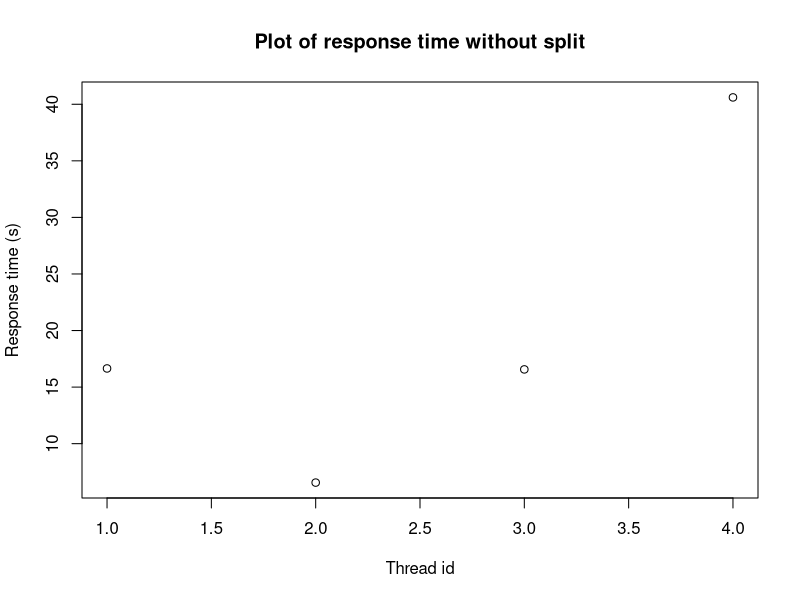
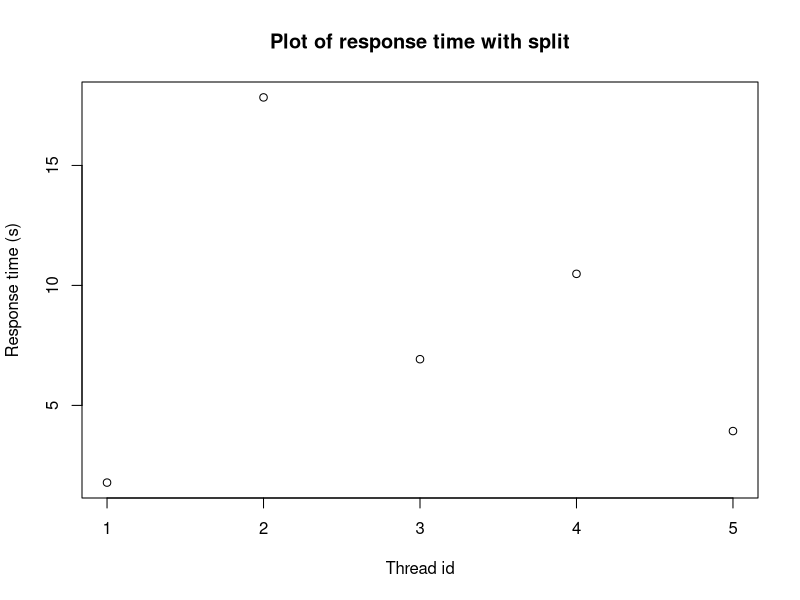
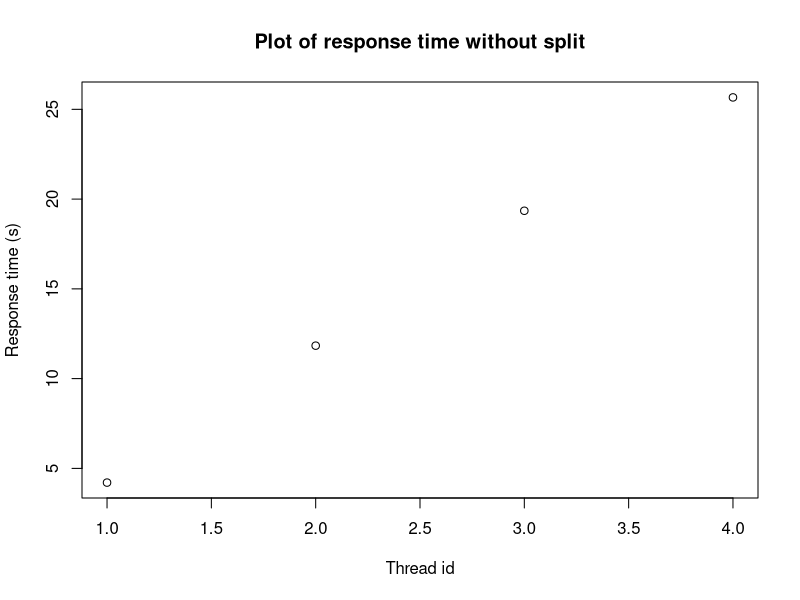
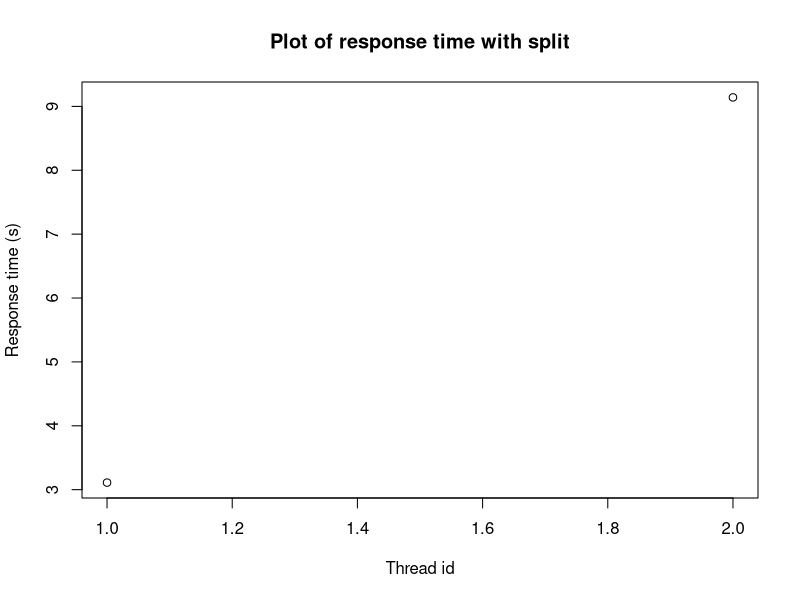
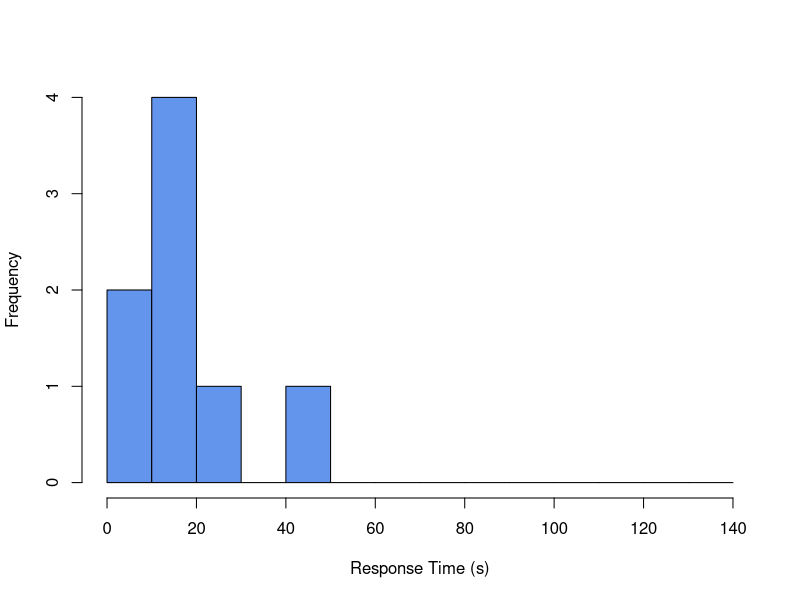
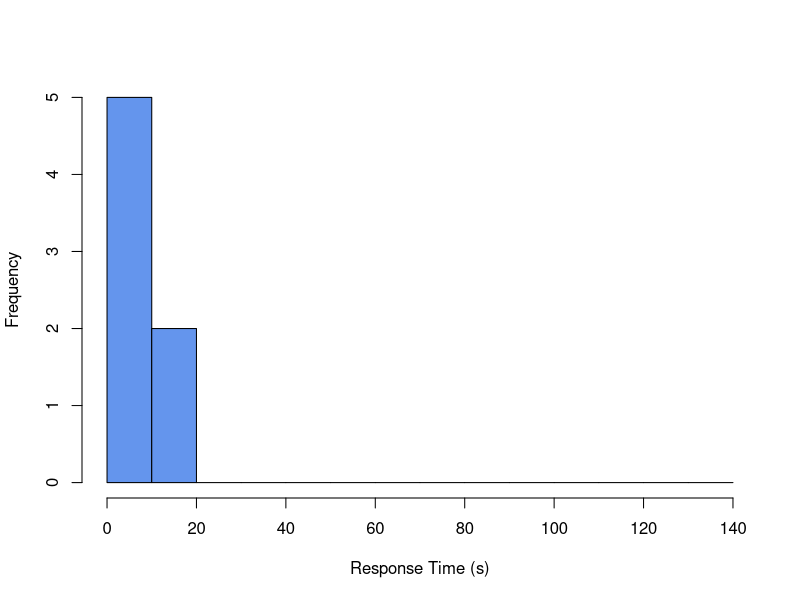
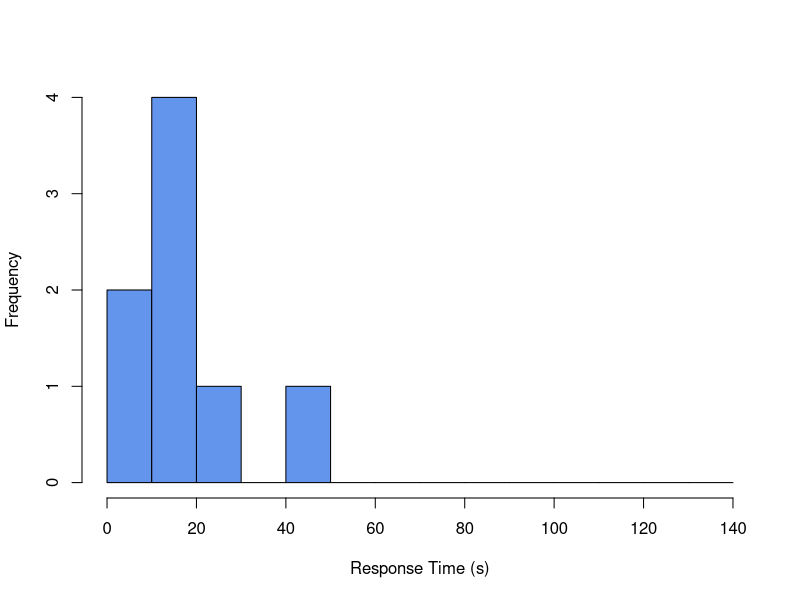
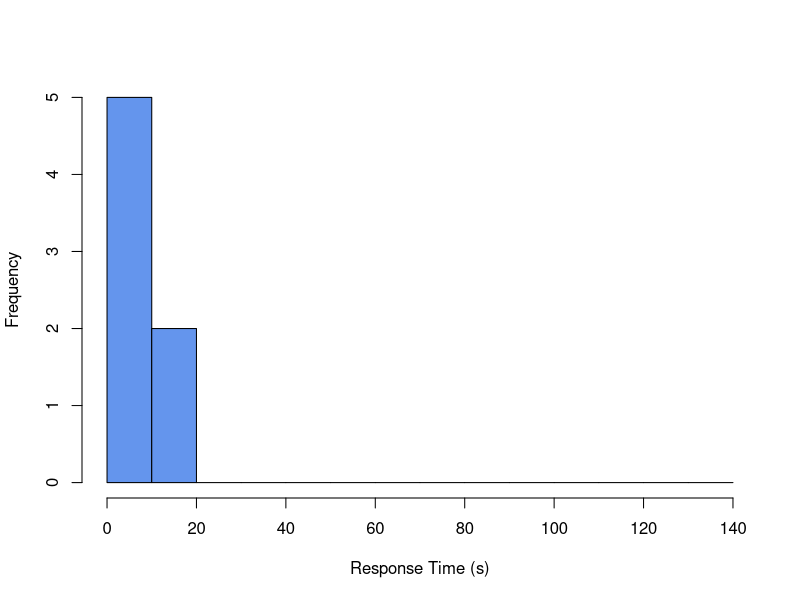

Recreate these plots in R, in order. (Note: this script raises an error after producing the figures.)
## ---- chunk 1
timestamp_no_split<-read.csv("csv/format_timestamp_no_split.csv",header = T)
timestamp_split<-read.csv("csv/format_timestamp_split.csv",header = T)
## ---- chunk 2
timestamp_no_split$reaction_time<-abs(timestamp_no_split$reaction_time)
timestamp_split$reaction_time<-abs(timestamp_split$reaction_time)
## ---- chunk 3
head(timestamp_no_split)
## ---- chunk 4
head(timestamp_split)
## ---- chunk 5
person_id<-c(seq(max(timestamp_no_split$user_id)))
for (person in person_id) {
  print("person_id")
  print(person)
  
  print("分割なし",quote=F)
  person_data_no_split<-subset(timestamp_no_split,user_id==person)
  print("返信数",quote=F)
  print(max(person_data_no_split$id))
  print("最小値　第一四分位　中央値　平均値　第三四分位　最大値（単位:s）",quote=F)
  print(summary(person_data_no_split$reaction_time))
  print("標準偏差",quote=F)
  print(sd(person_data_no_split$reaction_time))
  print(plot(person_data_no_split$reaction_time,ylab="Response time (s)",xlab="Thread id",main="Plot of response time without split"))
  
  print("person_id")
  print(person)
  print("分割あり",quote=F)
  person_data_split<-subset(timestamp_split,user_id==person)
  print("返信数",quote=F)
  print(max(person_data_split$id))
  print("最小値　第一四分位　中央値　平均値　第三四分位　最大値（単位:s）",quote=F)
  print(summary(person_data_split$reaction_time))
  print("標準偏差",quote=F)
  print(sd(person_data_split$reaction_time))
  print(plot(person_data_split$reaction_time,ylab="Response time (s)",xlab="Thread id",main="Plot of response time with split"))
}
## ---- chunk 6
hist(timestamp_no_split$reaction_time,xlab="Response Time (s)",col="CornFlowerBlue",main=NULL,breaks=seq(0,140,10))
png("timestamp_no_split_hist.png", width = 2000, height =1500, res = 400)
hist(timestamp_no_split$reaction_time,xlab="Response Time (s)",col="CornFlowerBlue",main=NULL,breaks=seq(0,140,10))
dev.off()
## ---- chunk 7
mean_c<-c()
person_id<-c(seq(max(timestamp_no_split$user_id)))
for(person in person_id){
  mean_c<-c(mean_c,mean(subset(timestamp_no_split,user_id==person)$reaction_time))
}
no_split_data<-data.frame("user_id"=seq(max(timestamp_no_split$user_id)),"reaction_time"=mean_c)
head(no_split_data)
## ---- chunk 8
no_split_n<-max(timestamp_no_split$user_id)
no_split_n
## ---- chunk 9
summary(no_split_data$reaction_time)
## ---- chunk 10
sd(no_split_data$reaction_time)
## ---- chunk 11
hist(timestamp_split$reaction_time,xlab="Response Time (s)",col="CornFlowerBlue",main = NULL,breaks=seq(0,140,10))
png("timestamp_split_hist.png", width = 2000, height =1500, res = 400)
hist(timestamp_split$reaction_time,xlab="Response Time (s)",col="CornFlowerBlue",main = NULL,breaks=seq(0,140,10))
dev.off()
## ---- chunk 12
mean_c<-c()
person_id<-c(seq(max(timestamp_no_split$user_id)))
for(person in person_id){
  mean_c<-c(mean_c,mean(subset(timestamp_split,user_id==person)$reaction_time))
}
split_data<-data.frame("user_id"=seq(max(timestamp_split$user_id)),"reaction_time"=mean_c)
head(split_data)
## ---- chunk 13
split_n<-max(timestamp_split$user_id)
split_n
## ---- chunk 14
summary(split_data$reaction_time)
## ---- chunk 15
sd(split_data$reaction_time)
## ---- chunk 16
compare_response_time_data<-data.frame("dependent"=c(rep("no split",max(no_split_data$user_id)),rep("split",max(split_data$user_id))),"response_time"=c(no_split_data$reaction_time,split_data$reaction_time))
head(compare_response_time_data)
tail(compare_response_time_data)
## ---- chunk 17
response_time_analysis_data<-data.frame("dependent"=factor(c(rep(0,max(no_split_data$user_id)),rep(1,max(split_data$user_id)))),"response_time"=c(no_split_data$reaction_time,split_data$reaction_time))
head(response_time_analysis_data)
tail(response_time_analysis_data)
## ---- chunk 18
t.test(response_time ~ dependent,data=response_time_analysis_data,paired = T,alternative = "two.sided",var.equal = T,conf.level = 0.95)
## ---- chunk 19
t.test(response_time ~ dependent,data=response_time_analysis_data,paired = T,alternative = "two.sided",var.equal = F,conf.level = 0.95)
## ---- chunk 20
library(coin)
## ---- chunk 21
response_time_result<-wilcox_test(response_time ~ dependent,data=response_time_analysis_data,paired = T,alternative = "two.sided",distribution="exact")
response_time_result
## ---- chunk 22
p <- pvalue(response_time_result)
z <- qnorm(1 - p/2)#両側検定の場合
n<-length(response_time_analysis_data$dependent)/2
r <- z / sqrt(n)
print(r)
## ---- chunk 23
power.t.test(n=n,delta=r,sig.level=0.05,type="paired",strict=T)$power
## ---- chunk 24
library(ggplot2)
library(ggbeeswarm)
library("ggsignif")
## ---- chunk 25
ggplot(data = compare_response_time_data, aes(x =dependent , y = response_time, fill = dependent)) +stat_boxplot(geom = "errorbar", width = 0.2)+ geom_boxplot(outlier.color = "black")+ylab("Response Time (s)")+ stat_summary(geom = "point", shape = 4,fun = "mean", color = "red",size=3,stroke=1.2)+
  #検定結果によって変わる
  geom_text(aes(x = 1.5, y =47.9, label = "n.s.")) + 
  geom_segment(x = 1, xend = 1, y = 46.8, yend = 45.8) +
  geom_segment(x = 1, xend = 2, y = 46.8, yend = 46.8) +
  geom_segment(x = 2, xend = 2, y = 46.8, yend = 45.8) + theme_minimal()

png("timestamp_boxplot.png", width = 2000, height =1500, res = 400)
ggplot(data = compare_response_time_data, aes(x =dependent , y = response_time, fill = dependent)) +stat_boxplot(geom = "errorbar", width = 0.2)+ geom_boxplot(outlier.color = "black")+ylab("Response Time (s)")+ stat_summary(geom = "point", shape = 4,fun = "mean", color = "red",size=3,stroke=1.2)+
  #検定結果によって変わる
  geom_text(aes(x = 1.5, y =47.9, label = "n.s.")) + 
  geom_segment(x = 1, xend = 1, y = 46.8, yend = 45.8) +
  geom_segment(x = 1, xend = 2, y = 46.8, yend = 46.8) +
  geom_segment(x = 2, xend = 2, y = 46.8, yend = 45.8) + theme_minimal()
dev.off()
